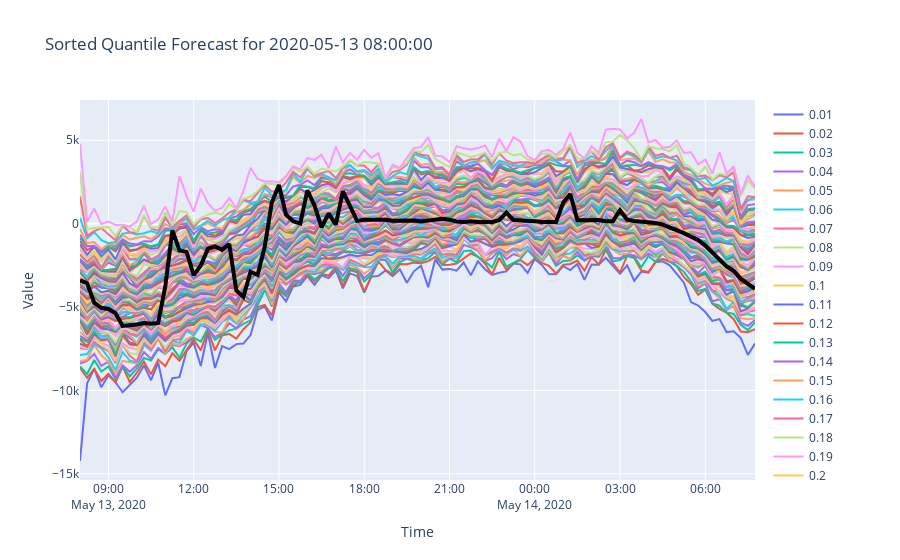

Source (notebook cell):
### Code cell
pf = ParametricForecasts()
pf.load_quantile_forecasts(path_quantile)

fc_quantile_sorted = pf.sort_quantiles()
plot_specific_day(fc_quantile_sorted, gt, time_to_plot, title=f'Sorted Quantile Forecast for {time_to_plot}')
